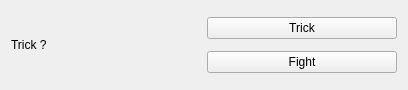
<?xml version="1.0" encoding="UTF-8"?>
<ui version="4.0">
 <class>TrickeryActionWidget</class>
 <widget class="QWidget" name="TrickeryActionWidget">
  <property name="geometry">
   <rect>
    <x>0</x>
    <y>0</y>
    <width>408</width>
    <height>90</height>
   </rect>
  </property>
  <property name="windowTitle">
   <string>Form</string>
  </property>
  <layout class="QHBoxLayout" name="horizontalLayout">
   <item>
    <widget class="QLabel" name="label_text">
     <property name="text">
      <string>Trick ? </string>
     </property>
     <property name="wordWrap">
      <bool>true</bool>
     </property>
    </widget>
   </item>
   <item>
    <layout class="QVBoxLayout" name="verticalLayout">
     <item>
      <widget class="QPushButton" name="button_trick">
       <property name="text">
        <string>Trick</string>
       </property>
      </widget>
     </item>
     <item>
      <widget class="QPushButton" name="button_fight">
       <property name="text">
        <string>Fight</string>
       </property>
      </widget>
     </item>
    </layout>
   </item>
  </layout>
 </widget>
 <resources>
  <include location="../qrc/unbroken.qrc"/>
 </resources>
 <connections/>
</ui>
